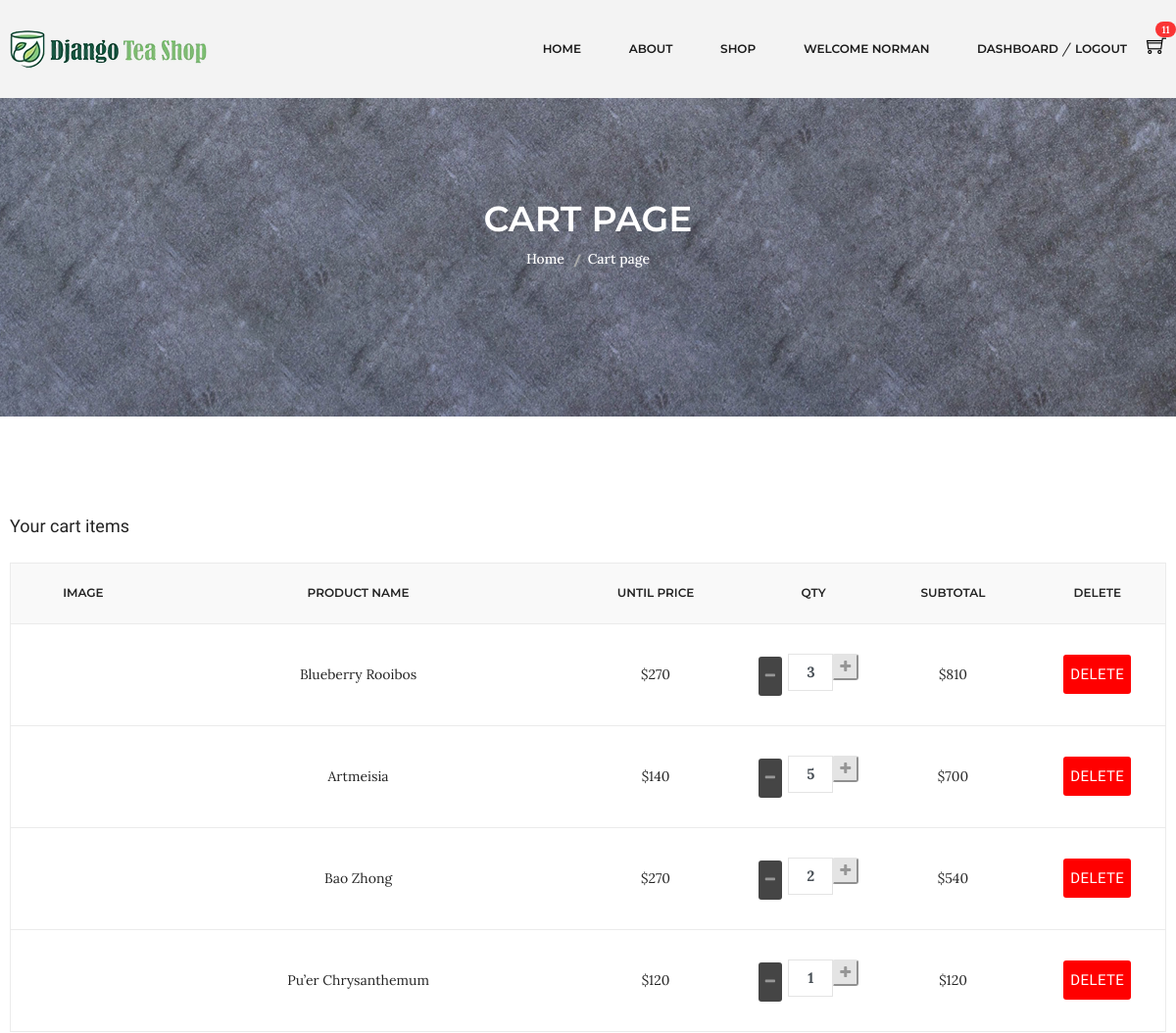
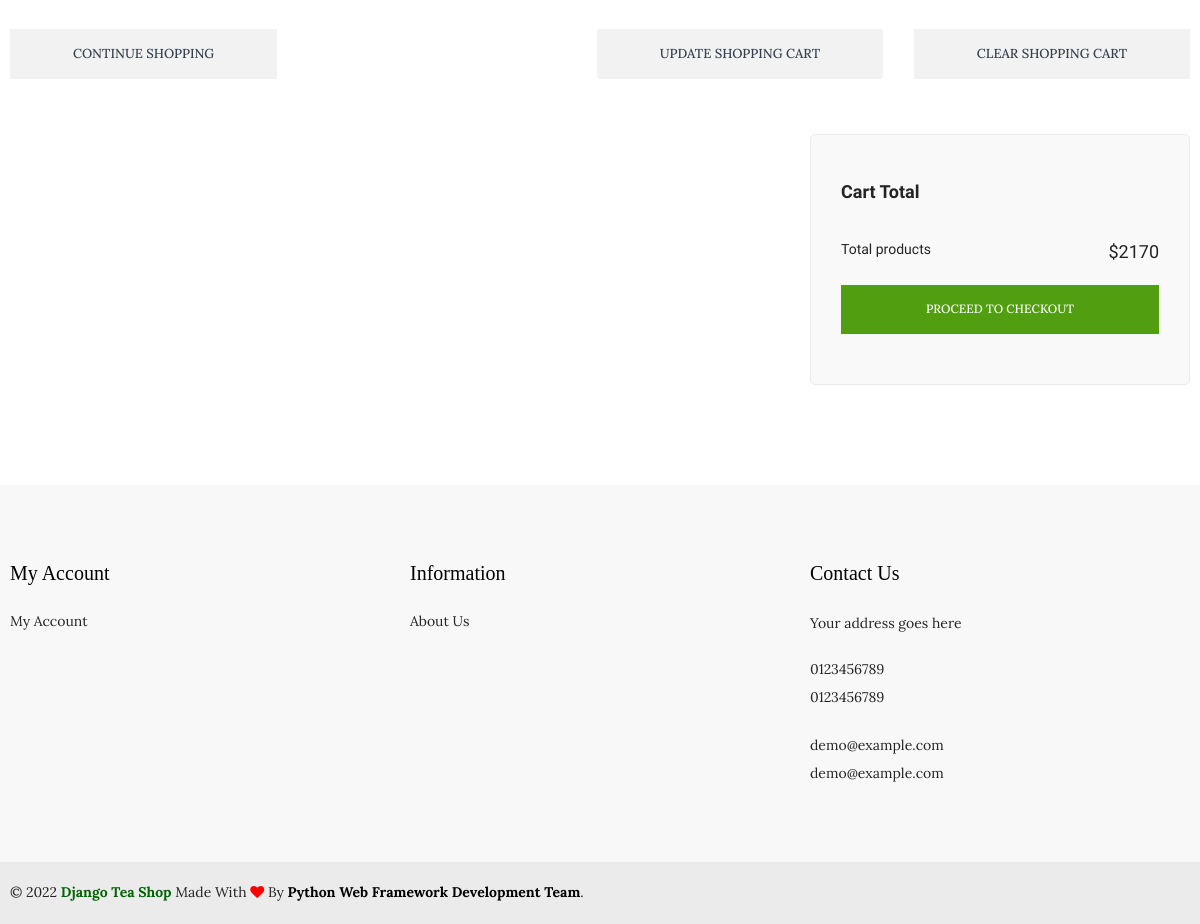
Screenshot of /cart/ (signed in) with the database file from the repository (2 pictures, top to bottom).
### accounts/models.py (models this page shows, shortened)
class Account(AbstractBaseUser):
    first_name = models.CharField(max_length=50)
    last_name = models.CharField(max_length=50)
    username = models.CharField(max_length=100, unique=True)
    email = models.EmailField(max_length=100, unique=True)
    phone_number = models.CharField(max_length=50)
    date_joined = models.DateTimeField(auto_now_add=True)
    last_login = models.DateTimeField(auto_now_add=True)
    is_admin = models.BooleanField(default=False)
    is_staff = models.BooleanField(default=False)
    is_active = models.BooleanField(default=False)
    is_superadmin = models.BooleanField(default=False)
    USERNAME_FIELD = 'email'
    REQUIRED_FIELDS = ['username', 'first_name', 'last_name']
    objects = MyAccountManager()

### carts/models.py (models this page shows, shortened)
class CartItem(models.Model):
    user = models.ForeignKey(Account, on_delete=models.CASCADE, null=True)
    variations = models.ManyToManyField(Variation, blank=True)
    product = models.ForeignKey(Product, on_delete=models.CASCADE)
    cart = models.ForeignKey(Cart, on_delete=models.CASCADE, null=True)
    quantity = models.IntegerField()
    is_active = models.BooleanField(default=True)
    def sub_total(self):
        return self.product.discounted_price * self.quantity

### shop/models.py (models this page shows, shortened)
class Product(models.Model):
    tea_name = models.CharField(max_length=100, unique=True)
    tea_type = models.CharField(max_length=100)
    slug = models.SlugField(max_length=100, unique=True)
    origin = models.CharField(max_length=100)
    color = models.CharField(max_length=50, blank=True)
    aroma = models.CharField(max_length=100, blank=True)
    taste = models.CharField(max_length=100, blank=True)
    tea_nature  = models.CharField(max_length=100, blank=True)
    is_available = models.BooleanField(default=True)
    is_new = models.BooleanField(default=False)
    properties = models.TextField(max_length=300, blank=True)
    weight = models.IntegerField()
    original_price = models.IntegerField()
    discounted_price = models.IntegerField()
    discount_rate = models.IntegerField(blank=True)
    photo_1 = models.ImageField(upload_to='photos/%Y/%m/%d', blank=True)
    photo_1_t = models.ImageField(upload_to='photos/%Y/%m/%d', blank=True)
    photo_1_z = models.ImageField(upload_to='photos/%Y/%m/%d', blank=True)
    photo_2 = models.ImageField(upload_to='photos/%Y/%m/%d', blank=True)
    photo_2_t = models.ImageField(upload_to='photos/%Y/%m/%d', blank=True)
    photo_2_z = models.ImageField(upload_to='photos/%Y/%m/%d', blank=True)
    photo_3 = models.ImageField(upload_to='photos/%Y/%m/%d', blank=True)
    photo_3_t = models.ImageField(upload_to='photos/%Y/%m/%d', blank=True)
    photo_3_z = models.ImageField(upload_to='photos/%Y/%m/%d', blank=True)
    photo_4 = models.ImageField(upload_to='photos/%Y/%m/%d', blank=True)
    photo_4_t = models.ImageField(upload_to='photos/%Y/%m/%d', blank=True)
    photo_4_z = models.ImageField(upload_to='photos/%Y/%m/%d', blank=True)
    created_date = models.DateTimeField(default=datetime.now)
    modified_date = models.DateTimeField(default=datetime.now)
    stars = models.IntegerField()
    store = models.IntegerField()
    category = models.ForeignKey(Category, on_delete=models.CASCADE)
    def get_url(self):
        return reverse('product_detail', args=[self.category.slug, self.slug])

### carts/views.py (the view)
# urls.py: path('', views.cart, name='cart'),
def cart(request, total=0, quantity=0, cart_items=None):
    try:
        tax = 0
        grand_total = 0
        if request.user.is_authenticated:
            cart_items = CartItem.objects.filter(user=request.user, is_active=True)
        else:
            cart = Cart.objects.get(cart_id=_cart_id(request))
            cart_items = CartItem.objects.filter(cart=cart, is_active=True)
        for cart_item in cart_items:
            total += (cart_item.product.discounted_price * cart_item.quantity)
            quantity += cart_item.quantity
        grand_total = total
    except ObjectDoesNotExist:
        pass # just ignore
    context = {
        'total': total,
        'quantity': quantity,
        'cart_items': cart_items,
        'grand_total': grand_total,
    }
    return render(request, 'shop/cart.html', context)

### carts/context_processors.py (called while the page is built)
def counter(request):
    cart_count = 0
    if 'admin' in request.path:
        return {}
    else:
        try:
            cart = Cart.objects.filter(cart_id=_cart_id(request))
            if request.user.is_authenticated:
                cart_items = CartItem.objects.all().filter(user=request.user)
            else:
                cart_items = CartItem.objects.all().filter(cart=cart[:1])
            for cart_item in cart_items:
                cart_count += cart_item.quantity
        except cart.DoesNotExist:
            cart_count = 0
    return dict(cart_count=cart_count)

### carts/views.py (called while the page is built)
def _cart_id(request):
    cart = request.session.session_key
    if not cart:
        cart = request.session.create()
    return cart

### category/context_processors.py (called while the page is built)
def menu_links(request):
    links = Category.objects.all()
    return dict(links=links)

### templates/shop/cart.html (shortened to what this page needs)
{% extends 'base.html' %}
{% load static %}
{% block content %}
<div
  class="breadcrumb-area ptb-150"
  style="background-image: url(../static/img/banner/banner.jpg)"
>
  <div class="container">
    <div class="breadcrumb-content text-center mt-50">
      <h3>CART PAGE</h3>
      <ul>
        <li><a href="{% url 'index' %}">Home</a></li>
        <li class="active">Cart page</li>
      </ul>
    </div>
  </div>
</div>
<div class="cart-main-area ptb-100">
  <div class="container">
    {% if not cart_items %}
    <div class="text-center mb-100">
      <h4 class="mb-20">Your shopping cart is empty</h4>
      <a href="{% url 'shop' %}" type="button" class="button"
        >&#x2004;Continue shopping&#x2004;</a
      >
    </div>
    {% else %}
    <h3 class="page-title">Your cart items</h3>
    <div class="row">
      <div class="col-lg-12 col-md-12 col-sm-12 col-12">
        <div class="table-content table-responsive">
          <table>
            <thead>
              <tr>
                <th>Image</th>
                <th>Product Name</th>
                <th>Until Price</th>
                <th>Qty</th>
                <th>Subtotal</th>
                <th>Delete</th>
              </tr>
            </thead>
            <tbody>
              {% for cart_item in cart_items %}
              <tr>
                <td class="product-thumbnail">
                </td>
                <td class="product-name">
                  <a href="{{ cart_item.product.get_url }}"
                    >{{ cart_item.product.tea_name }}</a
                  >
                </td>
                <td class="product-price-cart">
                  <span class="amount"
                    >${{ cart_item.product.discounted_price }}</span
                  >
                </td>
                <td class="product-quantity">
                  <div class="input-group input-spinner">
                    <div class="input-group-prepend">
                      <a
                        href="{% url 'remove_cart' cart_item.product.id cart_item.id %}"
                        class="button btn-light"
                        type="button"
                        id="button-plus"
                      >
                        <i class="fa fa-minus"></i>
                      </a>
                    </div>
                    <input
                      type="text"
                      class="form-control"
                      value="{{cart_item.quantity}}"
                    />
                    <div class="input-group-append">
                      <form
                        action="{% url 'add_cart' cart_item.product.id %}"
                        method="POST" >
                        <button
                          class="button btn-light"
                          type="submit"
                          id="button-minus"
                        >
                          <i class="fa fa-plus"></i>
                        </button>
                      </form>
                    </div>
                  </div>
                </td>
                <td class="product-subtotal">${{ cart_item.sub_total }}</td>
                <td class="product-remove">
                  <a
                    type="button"
                    onclick="return confirm('Are you sure you want to delete this item?')"
                    class="button btn-danger"
                    href="{% url 'remove_cart_item' cart_item.product.id cart_item.id %}"
                    >Delete</a
                  >
                </td>
              </tr>
              {% endfor %}
            </tbody>
          </table>
        </div>
        <div class="row">
          <div class="col-lg-12">
            <div class="cart-shiping-update-wrapper">
              <div class="cart-shiping-update">
                <a href="{% url 'shop' %}">Continue Shopping</a>
              </div>
              <div class="cart-clear">
                <button>Update Shopping Cart</button>
                <a href="#">Clear Shopping Cart</a>
              </div>
            </div>
          </div>
        </div>
        <div class="row">
          <div class="col-lg-4 col-md-6"></div>
          <div class="col-lg-4 col-md-6"></div>
          <div class="col-lg-4 col-md-12">
            <div class="grand-totall">
              <div class="title-wrap">
                <h4 class="cart-bottom-title section-bg-gary-cart">
                  Cart Total
                </h4>
              </div>
              <h5>Total products <span>${{ grand_total }}</span></h5>
              <a href="{% url 'checkout' %}">Proceed to Checkout</a>
            </div>
          </div>
        </div>
      </div>
    </div>
  </div>
</div>
{% endif %} {% endblock %}

### templates/partials/_navbar.html (shortened to what this page needs)
{% load static %}
<header class="header-area gray-bg clearfix fixed-top">
  <div class="header-bottom">
    <div class="container">
      <div class="row">
        <div class="col-lg-3 col-md-4 col-6">
          <div class="logo">
            <a href="{% url 'index' %}">
              <img alt="" src="{% static 'img/logo/logo.png' %}" />
            </a>
          </div>
        </div>
        <div class="col-lg-9 col-md-8 col-6">
          <div class="header-bottom-right">
            <div class="main-menu">
              <nav>
                <ul>
                  <li class="top-hover">
                    <a href="{% url 'index' %}">home</a>
                  </li>
                  <li><a href="{% url 'about' %}">about</a></li>
                  <li class="mega-menu-position top-hover">
                    <a href="{% url 'shop' %}">shop</a>
                  </li>
                  {% if user.id is None %}
                  <li class="top-hover">
                    <a href="{% url 'login' %}">login</a> / <a href="{% url 'register' %}">register</a>
                  </li>
                  {% else %}
                  <li><a href="#">Welcome {{ user.first_name }}</a></li>
                  <li class="top-hover">
                    <a href="{% url 'dashboard' %}">dashboard</a> / <a href="{% url 'logout' %}">logout</a>
                  </li>
                  {% endif %}
                </ul>
              </nav>
            </div>
            <div class="header-cart">
              <a href="{% url 'cart' %}" class="widget-header">
              <div class="cart-icon">
                <i class="ti-shopping-cart"></i>
              </div><span class="badge badge-pill badge-danger notify mt-25">{{cart_count}}</span>
            </a>
              </div>
            </div>
          </div>
        </div>
      </div>
    </div>
</header>

### djangoteashop/static/css/ui.css (style rules this page uses)
html { font-family: "Inter", sans-serif; font-size: 15px; }
.widget-header { display: inline-block; vertical-align: middle; position: relative; }
.widget-header i { color: #969696; }
.widget-header .notify { position: absolute; top: -3px; right: -10px; }
.btn-light { background-color: #fff; border-color: #e4e4e4; }
.btn-light i { color: #969696; }
.notify { position: absolute; top: -4px; right: -10px; display: inline-block; padding: 0.25em 0.6em; font-size: 12px; line-height: 1; text-align: center; border-radius: 3rem; color: #fff; background-color: #fa3434; }
.input-spinner { width: 125px; flex-wrap: nowrap; display: inline-flex; vertical-align: middle; }
.input-spinner input.form-control { text-align: center; max-width: 46px; font-weight: bold; flex-basis: 46px; border-color: #e4e4e4; flex-grow: 0; }

### rows the page displays
Account: first_name "NORMAN"
CartItem: product.tea_name "Blueberry Rooibos", product.discounted_price "270", quantity "3", sub_total "810"
CartItem: product.tea_name "Artmeisia", product.discounted_price "140", quantity "5", sub_total "700"
CartItem: product.tea_name "Bao Zhong", product.discounted_price "270", quantity "2", sub_total "540"
CartItem: product.tea_name "Pu’er Chrysanthemum", product.discounted_price "120", quantity "1", sub_total "120"

### other values shown
{{ cart_count }} "11"
{{ grand_total }} "2170"
